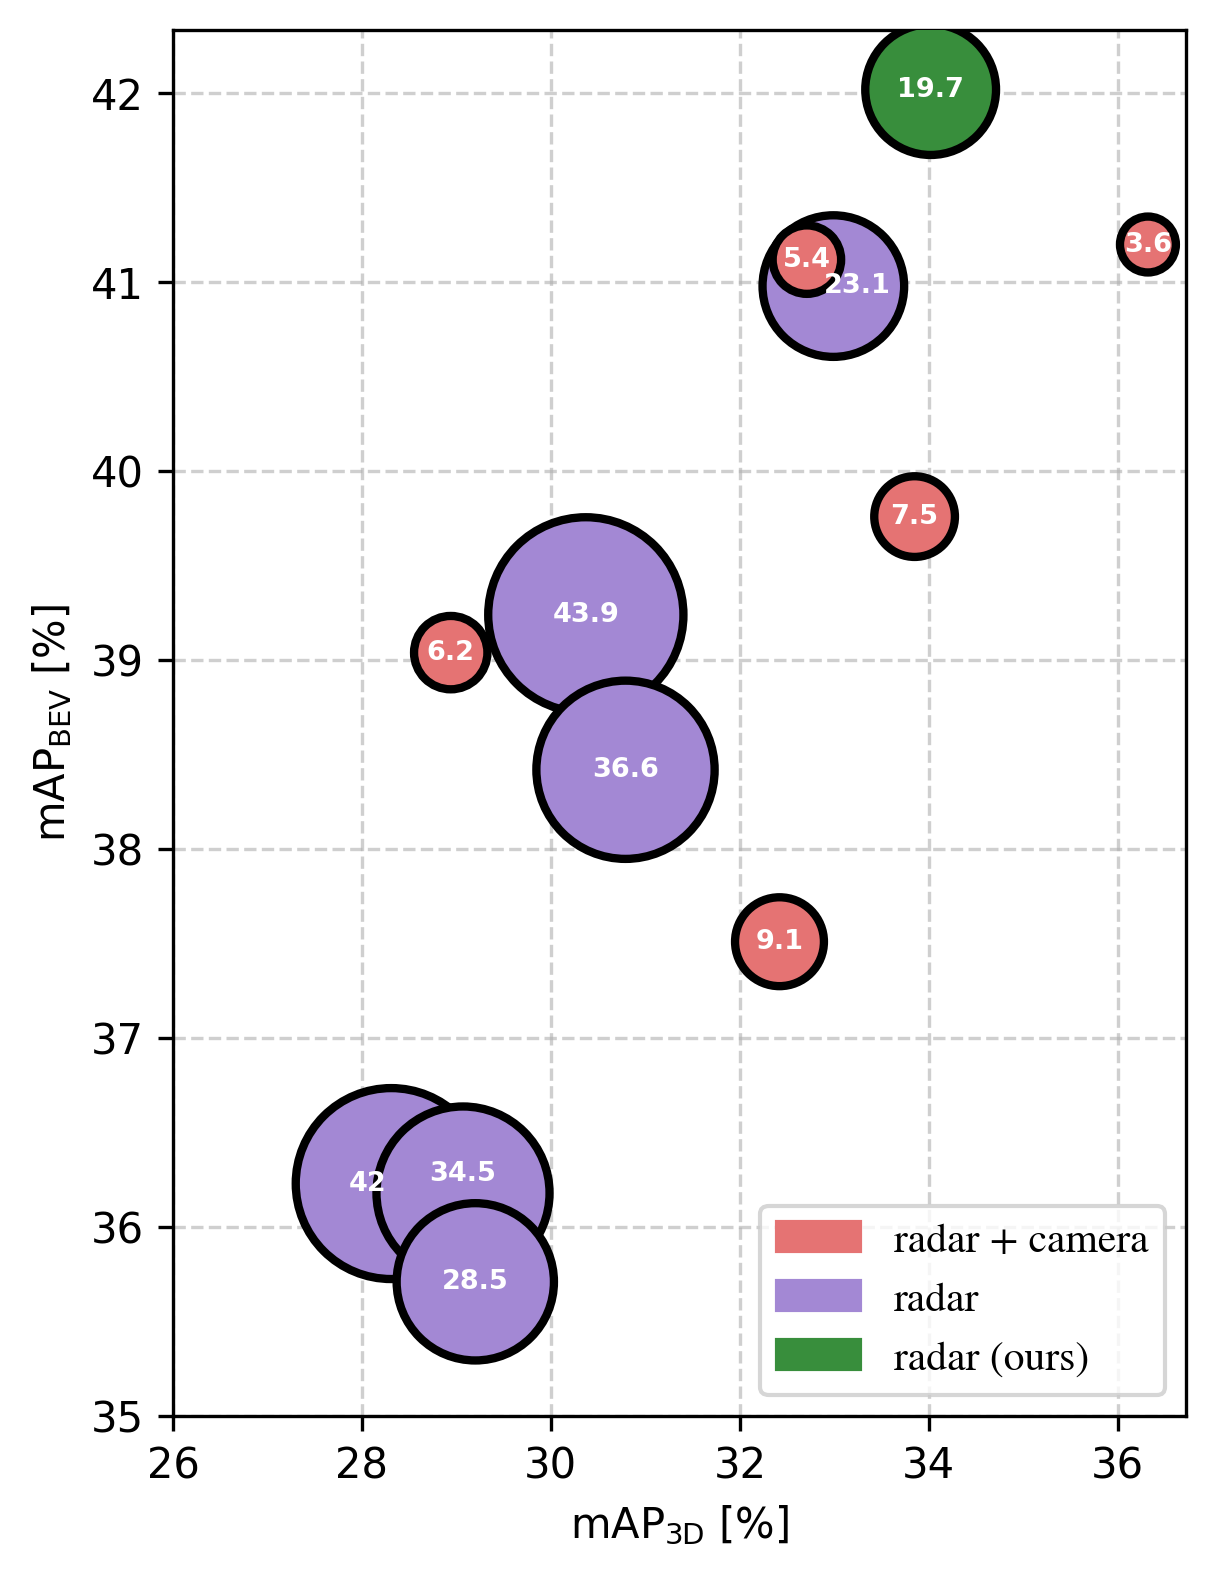

Source code (Python):
import matplotlib
matplotlib.use('Agg')
import matplotlib.pyplot as plt
import numpy as np

models = ["PointAugmentin", "RCFusion", "FUTR3D", "BEVFusion",
          "LXL", "PointPillars", "CenterPoint", "PillarNeXt", "RadarPillarNet", 
          "LXL-R", "SMURF", "Ours"]

fps = [6.2, 7.5, 9.1, 5.4, 3.6, 42.0, 34.5, 28.5, 43.9, 36.6, 23.1, 19.7]  # ms
EA_mAP = [28.94, 33.85, 32.42, 32.71, 36.32, 28.31, 29.07, 29.20, 30.37, 30.79, 32.99, 34.02]  # %
DC_mAP = [39.04, 39.76, 37.51, 41.12, 41.20, 36.23, 36.18, 35.71, 39.24, 38.42, 40.98, 42.02]

multi_sensor = [0, 0, 0, 0, 0, 1, 1, 1, 1, 1, 1, 2]
# colors = ["#E57373" if ms == 0 else "#9575CD" if ms == 1 else "#388E3C" for ms in multi_sensor]
colors = ["#E57373" if ms == 0 else "#A388D4" if ms == 1 else "#388E3C" for ms in multi_sensor]

# 组合所有相关数据
combined = list(zip(models, fps, EA_mAP, DC_mAP, multi_sensor, colors))

# 按FPS降序排列（确保大的气泡先绘制）
sorted_combined = sorted(combined, key=lambda x: x[1], reverse=True)

# 解包排序后的数据
models_sorted, fps_sorted, EA_mAP_sorted, DC_mAP_sorted, _, colors_sorted = zip(*sorted_combined)

plt.figure(figsize=(10, 6))
sc = plt.scatter(
    EA_mAP_sorted, 
    DC_mAP_sorted,
    s=np.array(fps_sorted) * 50,  # 适当放大尺寸
    c=colors_sorted,
    alpha=1,  # 去除透明度
    edgecolors="k",
    linewidths=2,
    zorder=3
)

# Adding the fps value to each bubble
for i, txt in enumerate(fps_sorted):
    # 智能格式化数值显示
    if txt.is_integer():
        fps_str = f"{int(txt)}"      # 整数去小数点
    else:
        fps_str = f"{txt:.1f}".rstrip('0').rstrip('.')  # 处理类似7.0的特殊情况
    
    if fps_str == '42':
            plt.text(
            EA_mAP_sorted[i]-0.25, 
            DC_mAP_sorted[i],
            fps_str,  # 使用处理后的字符串
            fontsize=6.5,
            ha='center',
            va='center',
            color='white',
            weight='heavy',
            zorder=4
        )
    elif fps_str == '23.1':
            plt.text(
            EA_mAP_sorted[i]+0.25, 
            DC_mAP_sorted[i],
            fps_str,  # 使用处理后的字符串
            fontsize=6.5,
            ha='center',
            va='center',
            color='white',
            weight='heavy',
            zorder=4
        )
    elif fps_str == '34.5':
            plt.text(
            EA_mAP_sorted[i], 
            DC_mAP_sorted[i]+0.1,
            fps_str,  # 使用处理后的字符串
            fontsize=6.5,
            ha='center',
            va='center',
            color='white',
            weight='heavy',
            zorder=4
        )
    else:
        plt.text(
            EA_mAP_sorted[i], 
            DC_mAP_sorted[i],
            fps_str,  # 使用处理后的字符串
            fontsize=6.5,
            ha='center',
            va='center',
            color='white',
            weight='heavy',
            zorder=4
        )


plt.rcParams['mathtext.fontset'] = 'stix'  # 使用STIX字体
plt.rcParams['font.family'] = 'STIXGeneral'  # 配套字体设置
# Labels and title
plt.xlabel(r"$\mathrm{mAP}_{\mathrm{3D}}$ [%]")
plt.ylabel(r"$\mathrm{mAP}_{\mathrm{BEV}}$ [%]")

x_ticks = np.arange(26, 38, 2)
y_ticks = np.arange(35, 43, 1)
plt.xticks(x_ticks)
plt.yticks(y_ticks)

plt.gca().set_aspect(2, adjustable='box')  # This makes the horizontal distance smaller
plt.grid(True, linestyle="--", alpha=0.6, zorder=0)

# Legend
import matplotlib.patches as mpatches
single_patch = mpatches.Patch(color="#E57373", label="radar + camera")
multi_patch = mpatches.Patch(color="#A388D4", label="radar")
ours_patch = mpatches.Patch(color="#388E3C", label="radar (ours)")
plt.legend(handles=[single_patch, multi_patch, ours_patch], loc="lower right")

plt.savefig("./docs/plot_tools/TJ4D-bubble_chart.png", dpi=300, bbox_inches="tight")
